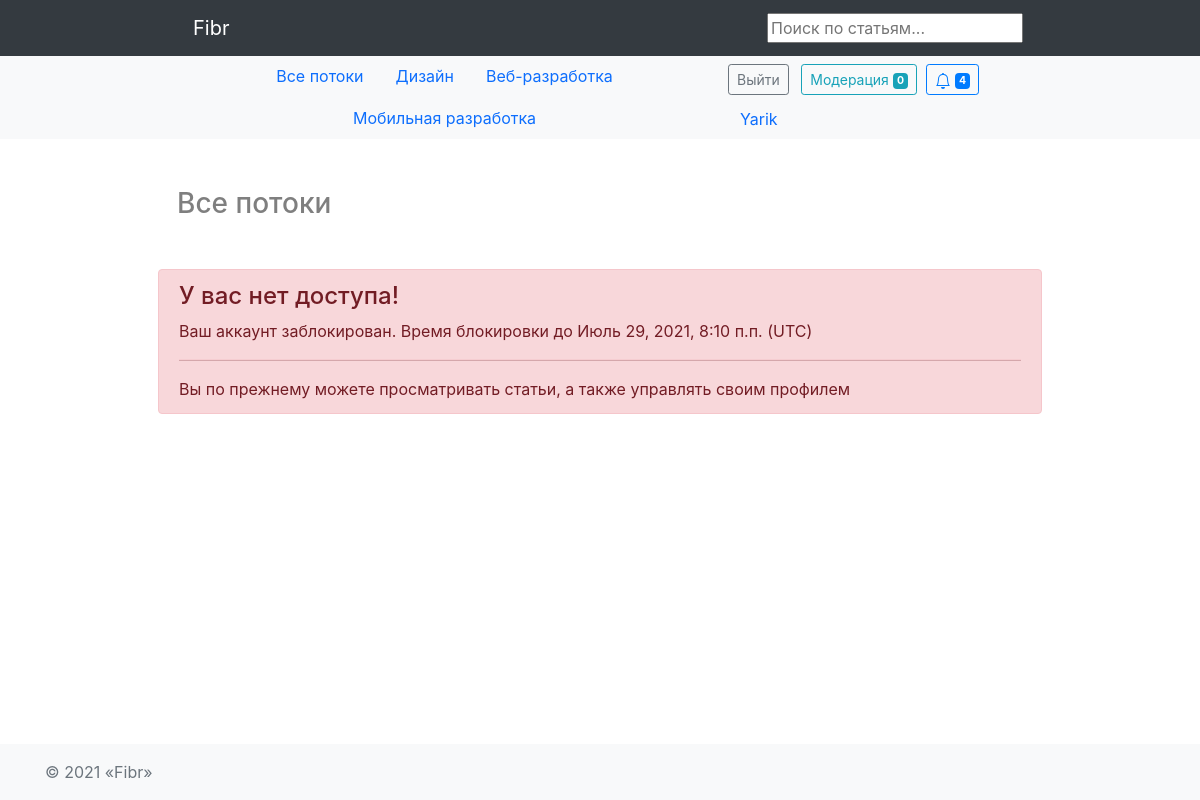
The app's page /auth/access-error/ (signed in) with its own data.
### hub/models.py (models this page shows, shortened)
class Topic(models.Model):
    name = models.CharField(max_length=64)
    short_description = models.TextField(blank=True)
    class Meta:
        verbose_name = 'Тематика'
        verbose_name_plural = 'Тематики'

### authapp/models.py (models this page shows, shortened)
class User(AbstractUser):
    image = models.ImageField(upload_to='users_avatars', blank=True, default='users_avatars/default.jpg')
    birthday = models.DateField(blank=True, null=True)
    is_moderator = models.BooleanField(default=False)
    is_blocked = models.BooleanField(default=False)
    blocked_time = models.DateTimeField(default=timezone.now)

### authapp/views.py (the view)
# urls.py: path('access-error/', authapp.access_error, name='access_error'),
def access_error(request):
    return render(request, 'authapp/access_error.html')

### article/models.py (called while the page is built)
    @staticmethod
    def get_moderated_articles():
        return Article.objects.filter(is_active=True, is_moderated=True)

### context_processor.py (called while the page is built)
def topic_list(request):
    return {"topic_list": Topic.objects.all()}

def moderated_article_count(request):
    return {'moderated_articles_count': Article.get_moderated_articles().count()}

### notification/models.py (called while the page is built)
    @staticmethod
    def total_count(user_pk):
        return Notification.objects.filter(user=user_pk).count()

    @staticmethod
    def total_unread_count(user_pk):
        return Notification.objects.filter(user=user_pk, read=False).count()

    @staticmethod
    def get_unread(user_pk):
        return Notification.objects.filter(user=user_pk, read=False).order_by('-created_at')

    @classmethod
    def get_new_comments_articles(cls, user):
        return Article.objects.filter(user=user).annotate(
            num_notices=Count('notification', filter=Q(notification__type_of=cls.NEW_COMMENT) & Q(
                notification__read=False))) \
            .filter(num_notices__gt=0).order_by('-num_notices')

    @classmethod
    def get_new_comments_reply(cls, user):
        return Comment.objects.filter(user=user).annotate(
            num_notices=Count('notification', filter=Q(notification__type_of=cls.COMMENT_REPLY) & Q(
                notification__read=False))) \
            .filter(num_notices__gt=0).order_by('-num_notices')

    @classmethod
    def get_new_liked_articles(cls, user):
        return Article.objects.filter(user=user).annotate(
            num_likes=Count('notification',
                            filter=Q(notification__type_of=cls.LIKE) & Q(notification__read=False))) \
            .filter(num_likes__gt=0).order_by('-num_likes')

    @classmethod
    def get_new_disliked_articles(cls, user):
        return Article.objects.filter(user=user).annotate(
            num_dislikes=Count('notification',
                               filter=Q(notification__type_of=cls.DISLIKE) & Q(notification__read=False))) \
            .filter(num_dislikes__gt=0).order_by('-num_dislikes')

    @classmethod
    def get_new_liked_comments(cls, user):
        return Comment.objects.filter(user=user).annotate(
            num_likes=Count('notification',
                            filter=Q(notification__type_of=cls.COMMENT_LIKE) & Q(notification__read=False))) \
            .filter(num_likes__gt=0).order_by('-num_likes')

### authapp/templates/authapp/access_error.html
{% extends 'mainapp/base.html' %}
{% load static %}
{% block content %}
<div class="container w-75 p-2">
    <div class="alert alert-danger" role="alert">
        <h4 class="alert-heading">У вас нет доступа!</h4>
        {% if user.is_blocked %}
            <p>Ваш аккаунт заблокирован. Время блокировки до {{ user.blocked_time }} (UTC)</p>
            <hr>
            <p class="mb-0">Вы по прежнему можете просматривать статьи, а также управлять своим профилем</p>
        {% endif %}
    </div>
</div>
{% endblock %}

### mainapp/templates/mainapp/includes/inc_nav_menu.html (shortened to what this page needs)
<nav class="navbar navbar-expand-lg navbar-dark bg-dark">
    <div class="container w-75">
        <a class="navbar-brand px-lg-3" href="/">Fibr</a>
        <form action="{% url 'search:search_result'  %}" method="get">
            <input name="q" type="text" placeholder="Поиск по статьям...">
        </form>
    </div>
</nav>
<nav id="navbar_top" class="navbar-expand-md navbar-light bg-light">
    <div class="container d-flex justify-content-between w-75">
        <ul class="nav justify-content-center">
            <li class="nav-item">
                <a class="nav-link" href="/">Все потоки</a>
            </li>
            {% for topic in topic_list %}
            <li class="nav-item">
                <a class="nav-link" href="{% url 'hub:topic' topic.pk %}">
                    {{ topic.name }}
                </a>
            </li>
            {% endfor %}
        </ul>
        <ul class="nav">
            <li class="nav-item">
                <div class="d-grid gap-2 d-md-block mt-1">
                    {% if user.is_authenticated %}
                    <button class="btn btn-outline-secondary btn-sm my-0 m-1" type="button"
                        onclick="location.href='{% url 'auth:logout' %}'">
                        Выйти
                    </button>
                    {% endif %}
                    {% if user.is_moderator %}
                    <button class="btn btn-outline-info btn-sm my-0 m-1" type="button"
                        onclick="location.href='{% url 'auth:moderation' %}'">
                        Модерация <span class="badge badge-info">{{ moderated_articles_count }}</span>
                    </button>
                    {% endif %}
                    {% include 'notification/includes/inc_notification.html' %}
                </div>
            </li>
            {% if user.is_authenticated %}
            <li class="nav-item">
                <a class="nav-link" href="{% url 'auth:profile' user.pk %}">{{ user.username }}</a>
            </li>
            {% endif %}
        </ul>
    </div>
</nav>

### records on screen
Topic: name "Дизайн"
Topic: name "Веб-разработка"
Topic: name "Мобильная разработка"
User: username "Yarik", blocked_time "Июль 29, 2021, 8:10 п.п."

### other values on screen
{{ moderated_articles_count }} "0"
{{ notice.unread_count }} "4"
